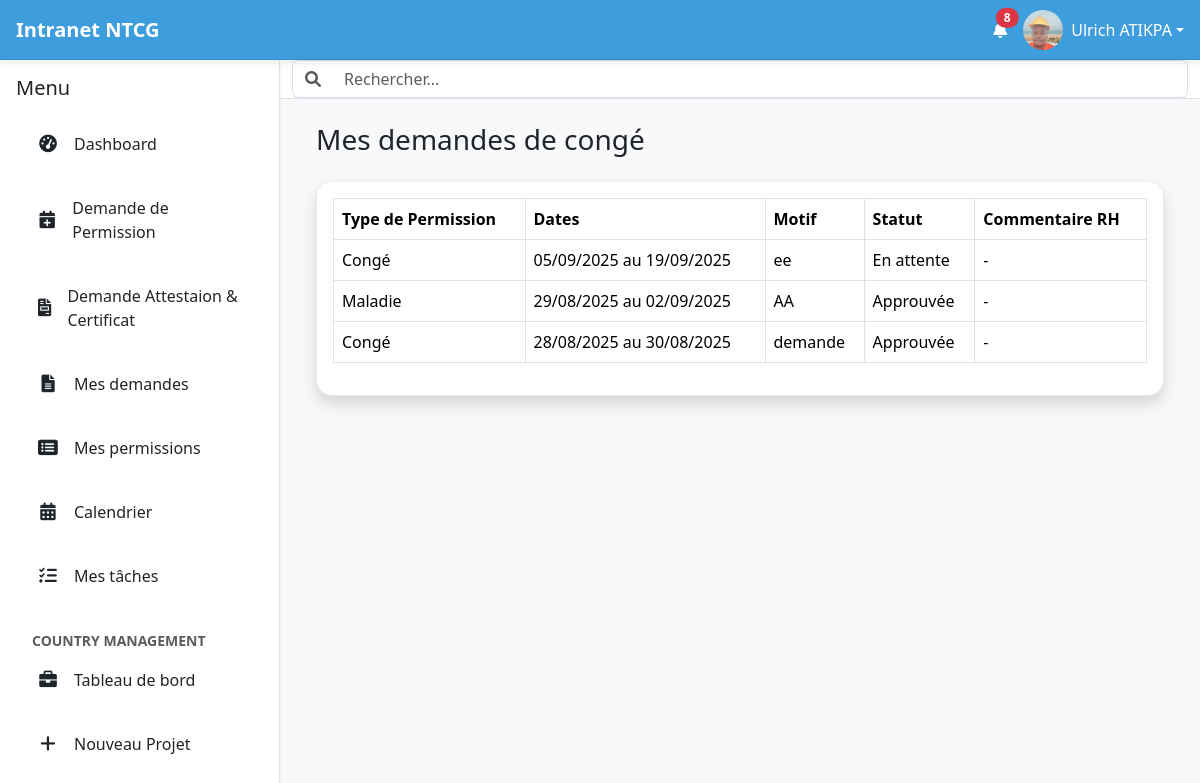
Page /leave-request/mine/ (signed in) on the committed database.
### intranet/models.py (models this page shows, shortened)
class User(AbstractUser):
    date_de_naissance = models.DateField(null=True, blank=True)
    nationalite = CountryField(blank=True)
    pays_de_naissance = CountryField(blank=True)
    type_sanguin = models.CharField(max_length=5, blank=True)
    adresse = models.CharField(max_length=255, blank=True)
    telephone_personnel = models.CharField(max_length=20, blank=True)
    piece_type = models.ForeignKey(PieceType, on_delete=models.SET_NULL, null=True, blank=True, verbose_name="Type de pièce d'identité")
    piece_number = models.CharField(max_length=100, blank=True, verbose_name="Numéro de la pièce d'identité")
    personal_email = models.EmailField(blank=True, null=True, verbose_name="Email personnel")
    emergency_contact_name = models.CharField(max_length=255, blank=True, verbose_name="Nom et prénom du contact d'urgence")
    emergency_contact_phone = models.CharField(max_length=20, blank=True, verbose_name="Téléphone du contact d'urgence")
    allergies = models.TextField(blank=True)
    maladies_chroniques = models.TextField(blank=True)
    medicaments = models.TextField(blank=True)
    job_role = models.ForeignKey(JobRole, on_delete=models.SET_NULL, null=True, blank=True)
    departement = models.ForeignKey(Department, on_delete=models.SET_NULL, null=True, blank=True)
    date_embauche = models.DateField(null=True, blank=True)
    professional_email = models.EmailField(blank=True, null=True, verbose_name="Email professionnel")
    contract_type = models.ForeignKey(ContractType, on_delete=models.SET_NULL, null=True, blank=True, verbose_name="Type de contrat")
    isignum = models.CharField(max_length=100, blank=True, verbose_name="Numéro Isignum")
    eritop_id = models.CharField(max_length=100, blank=True, verbose_name="ID Eritop")
    country = models.ForeignKey(Country, on_delete=models.SET_NULL, null=True, blank=True, verbose_name="Pays de l'employé")
    managed_countries = models.ManyToManyField(Country, related_name='managers', blank=True, verbose_name="Pays gérés")
    bank_info = models.ForeignKey(BankInfo, on_delete=models.SET_NULL, null=True, blank=True, verbose_name="Nom de la banque")
    bank_account_number = models.CharField(max_length=50, blank=True, verbose_name="Numéro de compte bancaire")
    cnss = models.CharField(max_length=50, verbose_name="Numéro CNSS/Sécurité Sociale", blank=True)
    dependants = models.TextField(blank=True)
    employee_id = models.CharField(max_length=100, unique=True, blank=True, verbose_name="Numéro de matricule")
    photo_profil = models.ImageField(upload_to='photos_profils/', null=True, blank=True)
    class Meta:
        ordering = ['last_name', 'first_name']
        indexes = [
            models.Index(fields=['last_name', 'first_name']),
            models.Index(fields=['is_active']),
            models.Index(fields=['departement']),
            models.Index(fields=['country']),
            models.Index(fields=['email']),
            models.Index(fields=['is_active', 'country']),
        ]

class LeaveRequest(models.Model):
    STATUS_CHOICES = [
        ('PENDING', 'En attente'),
        ('APPROVED', 'Approuvée'),
        ('REJECTED', 'Refusée'),
    ]
    employee = models.ForeignKey(
        settings.AUTH_USER_MODEL,
        on_delete=models.CASCADE,
        related_name='leave_requests',
        verbose_name="Employé"
    )
    leave_type = models.ForeignKey(
        LeaveType,
        on_delete=models.SET_NULL,
        null=True,
        verbose_name="Type de congé"
    )
    start_date = models.DateField(verbose_name="Date de début")
    end_date = models.DateField(verbose_name="Date de fin")
    reason = models.TextField(verbose_name="Motif de la demande")
    status = models.CharField(
        max_length=10,
        choices=STATUS_CHOICES,
        default='PENDING',
        verbose_name="Statut"
    )
    rejection_comment = models.TextField(
        blank=True,
        null=True,
        verbose_name="Commentaire (si refusé)"
    )
    created_at = models.DateTimeField(auto_now_add=True, verbose_name="Date de la demande")

class LeaveType(models.Model):
    name = models.CharField(max_length=100, unique=True, verbose_name="Type de congé")

### intranet/views.py (the view)
# urls.py: path('leave-request/mine/', views.my_leave_requests, name='my_leave_requests'),
@login_required
def my_leave_requests(request):
    my_requests = LeaveRequest.objects.filter(employee=request.user).order_by('-created_at')
    context = {
        'my_requests': my_requests,
        'title': 'Mes demandes de congé'
    }
    return render(request, 'intranet/my_leave_requests.html', context)

### intranet/context_processors.py (called while the page is built, shortened)
def user_groups(request):
    if request.user.is_authenticated:
        group_names = list(request.user.groups.values_list('name', flat=True))
        return {
            'user_groups': group_names,
            'is_rh': 'Ressources Humaines' in group_names,
            'is_coordinator': 'Coordinateur de Projet' in group_names,
            'is_country_manager': 'Country Manager' in group_names,
            'is_team_lead': 'Team Lead' in group_names,
        }

def unread_notifications(request):
    if request.user.is_authenticated:
       unread_count = Notification.objects.filter(user=request.user, is_read=False).count()
    else:
        unread_count = 0
    return {'unread_notifications_count': unread_count}

### intranet/templatetags/intranet_tags.py (called while the page is built)
@register.filter(name='has_group')
def has_group(user, group_name):
    if user.is_authenticated:
        groups = user.groups.all()
        result = user.groups.filter(name=group_name).exists()
        return result
    return False

### templates/intranet/my_leave_requests.html (shortened to what this page needs)
{% extends 'intranet/base.html' %}
{% block content %}
<div class="container-fluid">
    <h1 class="h3 mb-4 text-gray-800">{{ title }}</h1>
    <div class="card shadow mb-4">
        <div class="card-body">
            <div class="table-responsive">
                <table class="table table-bordered" id="dataTable" width="100%" cellspacing="0">
                    <thead>
                        <tr>
                            <th>Type de Permission</th>
                            <th>Dates</th>
                            <th>Motif</th>
                            <th>Statut</th>
                            <th>Commentaire RH</th>
                        </tr>
                    </thead>
                    <tbody>
                        {% for request in my_requests %}
                        <tr>
                            <td>{{ request.leave_type.name }}</td>
                            <td>{{ request.start_date|date:"d/m/Y" }} au {{ request.end_date|date:"d/m/Y" }}</td>
                            <td>{{ request.reason|truncatewords:10 }}</td>
                            <td>{{ request.get_status_display }}</td>
                            <td>{{ request.rejection_comment|default:"-" }}</td>
                        </tr>
                        {% empty %}
                        <tr>
                            <td colspan="5">Vous n'avez pas encore soumis de demande de congé.</td>
                        </tr>
                        {% endfor %}
                    </tbody>
                </table>
            </div>
        </div>
    </div>
</div>
{% endblock %}

### templates/intranet/base.html (shortened to what this page needs)
{% load static intranet_tags %}
<!doctype html>
<html lang="fr">
<head>
    <link rel="stylesheet" href="https://cdn.jsdelivr.net/npm/bootstrap@5.3.3/dist/css/bootstrap.min.css"
          media="print" onload="this.media='all'">
    <link rel="stylesheet" href="https://cdnjs.cloudflare.com/ajax/libs/font-awesome/6.0.0-beta3/css/all.min.css">
    <link rel="stylesheet" type="text/css" href="https://cdn.datatables.net/2.0.8/css/dataTables.dataTables.css">
</head>
<body>
    <header id="top-header" class="d-flex justify-content-between align-items-center">
        <div class="d-flex align-items-center">
            <a href="{% url 'home_view' %}" class="text-decoration-none text-white d-flex align-items-center">
                <span class="fs-5 fw-bold">Intranet NTCG</span>
            </a>
        </div>
        <div class="d-flex align-items-center">
            <a href="{% url 'notifications' %}" class="text-white me-3 position-relative touch-feedback"
                data-bs-toggle="tooltip" data-bs-placement="bottom" title="Notifications" aria-label="Notifications">
                <i class="fas fa-bell"></i>
                {% if unread_notifications_count > 0 %}
                <span class="position-absolute top-0 start-100 translate-middle badge rounded-pill bg-danger notification-count">
                    {{ unread_notifications_count }}
                </span>
                {% endif %}
            </a>
            <div class="dropdown">
                <a class="text-white d-flex align-items-center text-decoration-none dropdown-toggle touch-feedback" href="#"
                    id="profileDropdown" role="button" data-bs-toggle="dropdown" aria-expanded="false"
                    aria-label="Menu profil">
                    <img src="{% if user.photo_profil %}{{ user.photo_profil.url }}{% else %}{% static 'images/default_profile.png' %}{% endif %}"
                         alt="Avatar de {{ user.get_full_name|default:user.username }}"
                         class="rounded-circle me-2" width="40" height="40" style="object-fit: cover;">
                    <span class="d-none d-sm-inline">{{ user.get_full_name|default:user.username }}</span>
                </a>
            </div>
        </div>
    </header>
    <div id="main-wrapper">
        <nav id="sidebar" class="shadow-sm" aria-label="Menu principal">
            <div class="p-3">
                <div class="d-flex justify-content-between align-items-center mb-3">
                    <h5 class="mb-0">Menu</h5>
                </div>
                <ul class="nav nav-pills flex-column mb-auto" id="sidebar-nav-links">
                   <li class="nav-item">
                        <a href="{% url 'dashboard' %}" class="nav-link {% if request.resolver_match.url_name == 'home_view' %}active{% endif %} touch-feedback">
                            <i class="fas fa-tachometer-alt"></i> Dashboard
                        </a>
                    </li>
                    <li class="nav-item">
                        <a class="nav-link touch-feedback" href="{% url 'submit_leave_request' %}">
                            <i class="fas fa-calendar-plus"></i>
                            <span>Demande de Permission</span>
                        </a>
                    </li>
                    <li class="nav-item">
                        <a class="nav-link touch-feedback" href="{% url 'request_document' %}">
                            <i class="fas fa-file-invoice"></i> Demande Attestaion & Certificat
                        </a>
                    </li>
                    <li class="nav-item">
                        <a class="nav-link touch-feedback" href="{% url 'my_document_requests' %}">
                            <i class="fas fa-file-alt"></i> Mes demandes
                        </a>
                    </li>
                    <li class="nav-item">
                        <a class="nav-link touch-feedback" href="{% url 'my_leave_requests' %}">
                            <i class="fas fa-list-alt"></i>
                            <span>Mes permissions</span>
                        </a>
                    </li>
                    {% if user.is_authenticated %}
                    <li class="nav-item">
                        <a href="#" class="nav-link touch-feedback">
                            <i class="fas fa-calendar-alt"></i> Calendrier
                        </a>
                    </li>
                    <li class="nav-item">
                        <a href="#" class="nav-link touch-feedback">
                            <i class="fas fa-tasks"></i> Mes tâches
                        </a>
                    </li>
                    {% endif %}
                    {% if request.user|has_group:"Country Manager" %}
                    <li class="nav-item mt-3">
                        <small class="text-muted px-3"><strong>COUNTRY MANAGEMENT</strong></small>
                    </li>
                    <li class="nav-item">
                        <a href="{% url 'project_dashboard' %}" class="nav-link {% if request.resolver_match.url_name == 'project_dashboard' %}active{% endif %} touch-feedback">
                            <i class="fas fa-briefcase"></i> Tableau de bord
                        </a>
                    </li>
                    <li class="nav-item">
                        <a href="{% url 'create_project' %}" class="nav-link {% if request.resolver_match.url_name == 'create_project' %}active{% endif %} touch-feedback">
                            <i class="fas fa-plus"></i> Nouveau Projet
                        </a>
                    </li>
                    {% endif %}
                </ul>
            </div>
        </nav>
        <div id="content-area">
            <nav id="top-navbar" class="bg-white border-bottom">
                <div class="container-fluid">
                    <form class="d-flex w-100">
                        <div class="input-group">
                            <span class="input-group-text bg-white border-end-0">
                                <i class="fas fa-search text-muted"></i>
                            </span>
                            <input class="form-control border-start-0" type="search"
                                   placeholder="Rechercher..." aria-label="Search" id="global-search"
                                   style="font-size: 16px;">
                        </div>
                    </form>
                </div>
            </nav>
            <main id="main-content" class="p-3 p-lg-4">
                {% block content %}
                {% endblock %}
            </main>
        </div>
    </div>
</body>
</html>

### rows in the picture
User: photo_profil (picture), get_full_name "Ulrich ATIKPA"
LeaveRequest: leave_type.name "Congé", start_date "05/09/2025", end_date "19/09/2025", reason "ee", status "En attente", rejection_comment "-"
LeaveRequest: leave_type.name "Maladie", start_date "29/08/2025", end_date "02/09/2025", reason "AA", status "Approuvée", rejection_comment "-"
LeaveRequest: leave_type.name "Congé", start_date "28/08/2025", end_date "30/08/2025", reason "demande", status "Approuvée", rejection_comment "-"

### other values in the picture
{{ unread_notifications_count }} "8"
{{ title }} "Mes demandes de congé"
